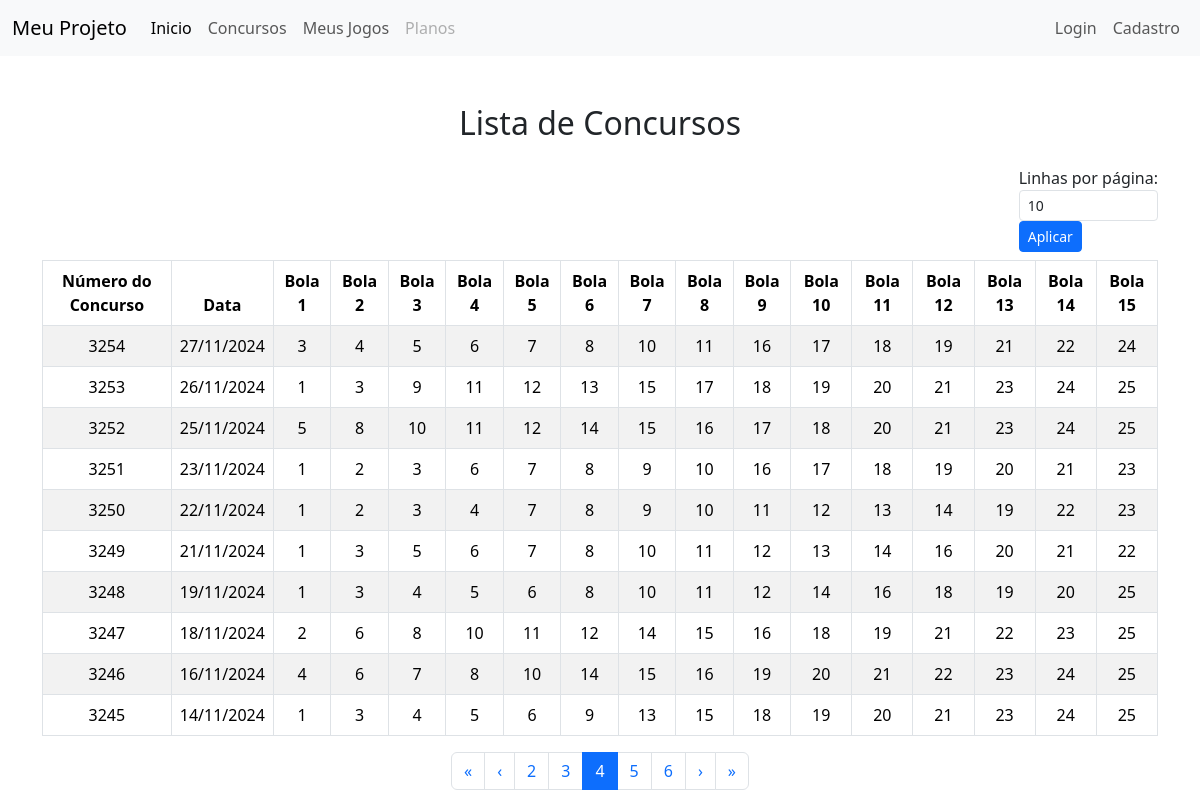
The app's page /concursos/?page=4&linhas_por_pagina=10 with its own data.
### websiteApp/models.py (models this page shows, shortened)
class Concurso(models.Model):
    nConcurso = models.IntegerField(verbose_name="Número do Concurso")
    data_concurso = models.DateField(verbose_name="Data do Concurso")
    bola1 = models.IntegerField(verbose_name="Bola 1")
    bola2 = models.IntegerField(verbose_name="Bola 2")
    bola3 = models.IntegerField(verbose_name="Bola 3")
    bola4 = models.IntegerField(verbose_name="Bola 4")
    bola5 = models.IntegerField(verbose_name="Bola 5")
    bola6 = models.IntegerField(verbose_name="Bola 6")
    bola7 = models.IntegerField(verbose_name="Bola 7")
    bola8 = models.IntegerField(verbose_name="Bola 8")
    bola9 = models.IntegerField(verbose_name="Bola 9")
    bola10 = models.IntegerField(verbose_name="Bola 10")
    bola11 = models.IntegerField(verbose_name="Bola 11")
    bola12 = models.IntegerField(verbose_name="Bola 12")
    bola13 = models.IntegerField(verbose_name="Bola 13")
    bola14 = models.IntegerField(verbose_name="Bola 14")
    bola15 = models.IntegerField(verbose_name="Bola 15")
    ganhadores_15 = models.IntegerField(verbose_name="Ganhadores 15 Acertos", null=True, blank=True)
    rateio_15 = models.DecimalField(verbose_name="Rateio 15 Acertos", max_digits=10, decimal_places=2, null=True, blank=True)
    ganhadores_14 = models.IntegerField(verbose_name="Ganhadores 14 Acertos", null=True, blank=True)
    rateio_14 = models.DecimalField(verbose_name="Rateio 14 Acertos", max_digits=10, decimal_places=2, null=True, blank=True)
    ganhadores_13 = models.IntegerField(verbose_name="Ganhadores 13 Acertos", null=True, blank=True)
    rateio_13 = models.DecimalField(verbose_name="Rateio 13 Acertos", max_digits=10, decimal_places=2, null=True, blank=True)
    ganhadores_12 = models.IntegerField(verbose_name="Ganhadores 12 Acertos", null=True, blank=True)
    rateio_12 = models.DecimalField(verbose_name="Rateio 12 Acertos", max_digits=10, decimal_places=2, null=True, blank=True)
    ganhadores_11 = models.IntegerField(verbose_name="Ganhadores 11 Acertos", null=True, blank=True)
    rateio_11 = models.DecimalField(verbose_name="Rateio 11 Acertos", max_digits=10, decimal_places=2, null=True, blank=True)
    acumulado_total = models.DecimalField(verbose_name="Acumulado Total", max_digits=10, decimal_places=2, null=True, blank=True)
    estimativa_premio = models.DecimalField(verbose_name="Estimativa de Prêmio", max_digits=10, decimal_places=2, null=True, blank=True)
    acumulado_especial = models.DecimalField(verbose_name="Acumulado Sorteio Especial", max_digits=10, decimal_places=2, null=True, blank=True)
    cidade_uf = models.CharField(verbose_name="Cidade/UF", max_length=255, null=True, blank=True)
    observacao = models.TextField(verbose_name="Observação", null=True, blank=True)

### websiteApp/views.py (the view)
# urls.py: path('concursos/', concursos_view, name='concursos'),
def concursos_view(request):
    linhas_por_pagina = request.GET.get('linhas_por_pagina', 10)
    try:
        linhas_por_pagina = int(linhas_por_pagina)
    except ValueError:
        linhas_por_pagina = 10  # Caso não seja um número válido
    concursos = Concurso.objects.all().order_by('-nConcurso')
    paginator = Paginator(concursos, linhas_por_pagina)
    pagina = request.GET.get('page')
    concursos_paginados = paginator.get_page(pagina)
    return render(request, 'concurso.html', {
        'concursos': concursos_paginados,
        'linhas_por_pagina': linhas_por_pagina
    })

### websiteApp/templates/concurso.html
{% extends 'index.html' %}
{% block content %}
<div class="container mt-5">
    <h2 class="text-center mb-4">Lista de Concursos</h2>
    <div class="d-flex justify-content-end mb-2">
        <form method="get" class="form-inline">
            <label for="linhas_por_pagina" class="mr-2">Linhas por página:</label>
            <input type="number" id="linhas_por_pagina" name="linhas_por_pagina" class="form-control form-control-sm mr-2"
                   value="{{ linhas_por_pagina }}" min="1" max="100" placeholder="Ex: 10">
            <button type="submit" class="btn btn-sm btn-primary">Aplicar</button>
        </form>
    </div>
    <div class="table-responsive">
        <table class="table table-striped table-bordered table-hover text-center">
            <thead class="thead-dark">
                <tr>
                    <th>Número do Concurso</th>
                    <th>Data</th>
                    <th>Bola 1</th>
                    <th>Bola 2</th>
                    <th>Bola 3</th>
                    <th>Bola 4</th>
                    <th>Bola 5</th>
                    <th>Bola 6</th>
                    <th>Bola 7</th>
                    <th>Bola 8</th>
                    <th>Bola 9</th>
                    <th>Bola 10</th>
                    <th>Bola 11</th>
                    <th>Bola 12</th>
                    <th>Bola 13</th>
                    <th>Bola 14</th>
                    <th>Bola 15</th>
                </tr>
            </thead>
            <tbody>
                {% for concurso in concursos %}
                <tr>
                    <td>{{ concurso.nConcurso }}</td>
                    <td>{{ concurso.data_concurso|date:"d/m/Y" }}</td>
                    <td>{{ concurso.bola1 }}</td>
                    <td>{{ concurso.bola2 }}</td>
                    <td>{{ concurso.bola3 }}</td>
                    <td>{{ concurso.bola4 }}</td>
                    <td>{{ concurso.bola5 }}</td>
                    <td>{{ concurso.bola6 }}</td>
                    <td>{{ concurso.bola7 }}</td>
                    <td>{{ concurso.bola8 }}</td>
                    <td>{{ concurso.bola9 }}</td>
                    <td>{{ concurso.bola10 }}</td>
                    <td>{{ concurso.bola11 }}</td>
                    <td>{{ concurso.bola12 }}</td>
                    <td>{{ concurso.bola13 }}</td>
                    <td>{{ concurso.bola14 }}</td>
                    <td>{{ concurso.bola15 }}</td>
                </tr>
                {% empty %}
                <tr>
                    <td colspan="17">Nenhum concurso encontrado.</td>
                </tr>
                {% endfor %}
            </tbody>
        </table>
    </div>
    <nav aria-label="Navegação de páginas">
        <ul class="pagination justify-content-center">
            {% if concursos.has_previous %}
            <li class="page-item">
                <a class="page-link" href="?page=1&linhas_por_pagina={{ linhas_por_pagina }}" aria-label="Primeiro">
                    &laquo;
                </a>
            </li>
            <li class="page-item">
                <a class="page-link" href="?page={{ concursos.previous_page_number }}&linhas_por_pagina={{ linhas_por_pagina }}" aria-label="Anterior">
                    &lsaquo;
                </a>
            </li>
            {% endif %}
            {% for num in concursos.paginator.page_range %}
                {% if num == concursos.number %}
                <li class="page-item active">
                    <a class="page-link" href="#">{{ num }}</a>
                </li>
                {% elif num > concursos.number|add:"-3" and num < concursos.number|add:"3" %}
                <li class="page-item">
                    <a class="page-link" href="?page={{ num }}&linhas_por_pagina={{ linhas_por_pagina }}">{{ num }}</a>
                </li>
                {% endif %}
            {% endfor %}
            {% if concursos.has_next %}
            <li class="page-item">
                <a class="page-link" href="?page={{ concursos.next_page_number }}&linhas_por_pagina={{ linhas_por_pagina }}" aria-label="Próximo">
                    &rsaquo;
                </a>
            </li>
            <li class="page-item">
                <a class="page-link" href="?page={{ concursos.paginator.num_pages }}&linhas_por_pagina={{ linhas_por_pagina }}" aria-label="Último">
                    &raquo;
                </a>
            </li>
            {% endif %}
        </ul>
    </nav>
</div>
{% endblock %}

### records on screen
Concurso: nConcurso "3254", data_concurso "27/11/2024", bola1 "3", bola2 "4", bola3 "5", bola4 "6", bola5 "7", bola6 "8", bola7 "10", bola8 "11", bola9 "16", bola10 "17", bola11 "18", bola12 "19", bola13 "21", bola14 "22", bola15 "24"
Concurso: nConcurso "3253", data_concurso "26/11/2024", bola1 "1", bola2 "3", bola3 "9", bola4 "11", bola5 "12", bola6 "13", bola7 "15", bola8 "17", bola9 "18", bola10 "19", bola11 "20", bola12 "21", bola13 "23", bola14 "24", bola15 "25"
Concurso: nConcurso "3252", data_concurso "25/11/2024", bola1 "5", bola2 "8", bola3 "10", bola4 "11", bola5 "12", bola6 "14", bola7 "15", bola8 "16", bola9 "17", bola10 "18", bola11 "20", bola12 "21", bola13 "23", bola14 "24", bola15 "25"
Concurso: nConcurso "3251", data_concurso "23/11/2024", bola1 "1", bola2 "2", bola3 "3", bola4 "6", bola5 "7", bola6 "8", bola7 "9", bola8 "10", bola9 "16", bola10 "17", bola11 "18", bola12 "19", bola13 "20", bola14 "21", bola15 "23"
Concurso: nConcurso "3250", data_concurso "22/11/2024", bola1 "1", bola2 "2", bola3 "3", bola4 "4", bola5 "7", bola6 "8", bola7 "9", bola8 "10", bola9 "11", bola10 "12", bola11 "13", bola12 "14", bola13 "19", bola14 "22", bola15 "23"
Concurso: nConcurso "3249", data_concurso "21/11/2024", bola1 "1", bola2 "3", bola3 "5", bola4 "6", bola5 "7", bola6 "8", bola7 "10", bola8 "11", bola9 "12", bola10 "13", bola11 "14", bola12 "16", bola13 "20", bola14 "21", bola15 "22"
Concurso: nConcurso "3248", data_concurso "19/11/2024", bola1 "1", bola2 "3", bola3 "4", bola4 "5", bola5 "6", bola6 "8", bola7 "10", bola8 "11", bola9 "12", bola10 "14", bola11 "16", bola12 "18", bola13 "19", bola14 "20", bola15 "25"
Concurso: nConcurso "3247", data_concurso "18/11/2024", bola1 "2", bola2 "6", bola3 "8", bola4 "10", bola5 "11", bola6 "12", bola7 "14", bola8 "15", bola9 "16", bola10 "18", bola11 "19", bola12 "21", bola13 "22", bola14 "23", bola15 "25"
Concurso: nConcurso "3246", data_concurso "16/11/2024", bola1 "4", bola2 "6", bola3 "7", bola4 "8", bola5 "10", bola6 "14", bola7 "15", bola8 "16", bola9 "19", bola10 "20", bola11 "21", bola12 "22", bola13 "23", bola14 "24", bola15 "25"
Concurso: nConcurso "3245", data_concurso "14/11/2024", bola1 "1", bola2 "3", bola3 "4", bola4 "5", bola5 "6", bola6 "9", bola7 "13", bola8 "15", bola9 "18", bola10 "19", bola11 "20", bola12 "21", bola13 "23", bola14 "24", bola15 "25"

### other values on screen
{{ num }} "2" "3" "5" "6"
{{ num }} "4"
